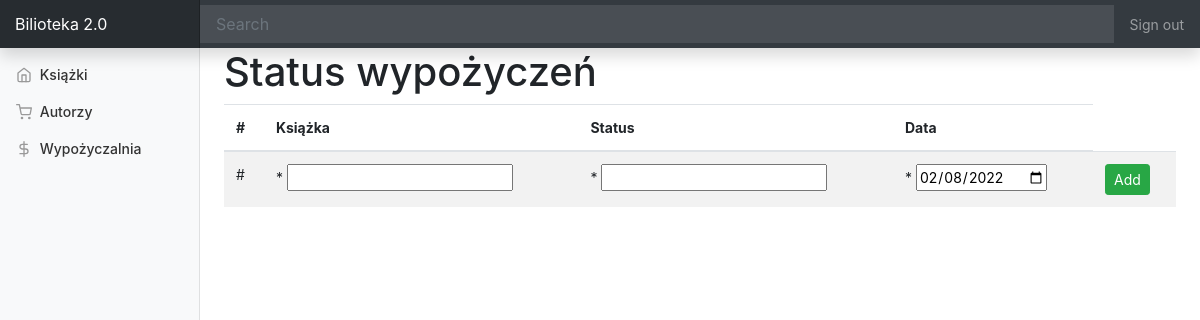
Page /borrow on the earlier database version.
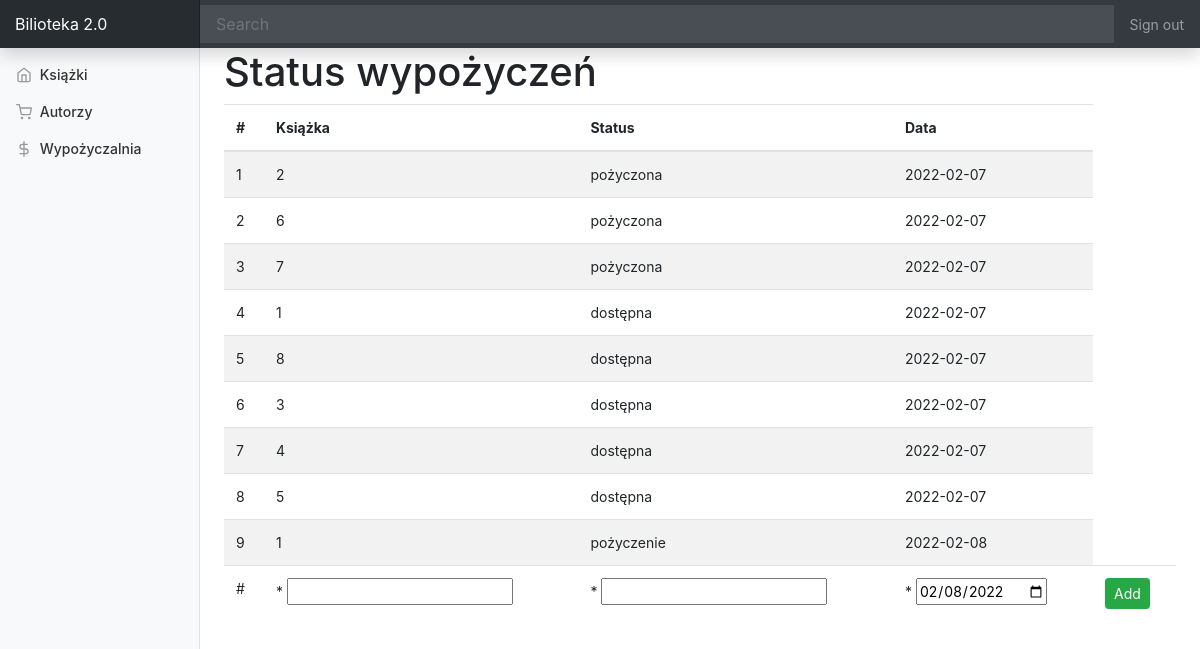
Same page on the later database version.
### app/models_sqlalchemy.py (models this page shows, shortened)
class Borrow(db.Model):
    id = db.Column(db.Integer, primary_key=True)
    book_id = db.Column(db.Integer, db.ForeignKey("book.id"))
    status = db.Column(db.String(50), index=True, default="pożyczona")
    date = db.Column(db.Date, default=datetime.utcnow)

### app/routes.py (the view)
@app.route("/<table_name>", methods=["GET", "POST"])
def table(table_name):
    results = models_sqlite.table.get_table(table_name)
    if table_name == "book":
        form = forms.BookForm()
    elif table_name == "author":
        form = forms.AuthorForm()
    elif table_name == "borrow":
        form = forms.BorrowForm()
    if request.method == "POST":
        if form.validate_on_submit():
            models_sqlite.table.add(table_name,form.data)
    return render_template(f"{table_name}s.html", results=results, form=form)

### app/forms.py
class BorrowForm(FlaskForm):
    book_id = IntegerField("book_id", validators=[DataRequired()])
    status = StringField("series", validators=[DataRequired()])
    date = DateField("date", validators=[DataRequired()], default=datetime.utcnow)

### app/models_sqlite.py (called while the page is built)
    def get_table(self,table_name):
        self.table_name = table_name
        self.conn = engine.connect()
        table = Table(self.table_name, metadata, autoload=True, autoload_with=engine)
        with self.conn as conn:
            result = conn.execute(table.select()).fetchall()
        return result

### app/templates/borrows.html (shortened to what this page needs)
{% extends "base.html" %}
{% block content %}
<h1>Status wypożyczeń</h1>
<table class="table table-striped">
    <thead>
      <tr>
        <th scope="col">#</th>
        <th scope="col">Książka</th>
        <th scope="col">Status</th>
        <th scope="col">Data</th>
      </tr>
    </thead>
    <tbody>
    {% for result in results %}
      <tr>
        <td>{{ result[0] }}</td>
        <td>{{ result[1] }}</td>
        <td>{{ result[2] }}</td>
        <td>{{ result[3] }}</td>
      </tr>
    {% endfor %}
    <form method="POST" action="/borrow">
      <tr>
        <td>#</th>
        <td>* {{ form.book_id }}</td>
        <td>* {{ form.status }}</td>
        <td>* {{ form.date }}</td>
        <td><button type="submit" class="btn btn-success btn-sm">Add</button></td>
      </tr>
    </form>
    </tbody>
</table>
{% endblock %}

### app/templates/base.html (shortened to what this page needs)
<!doctype html>
<html lang="en">
  <head>
<link rel="stylesheet" href="https://stackpath.bootstrapcdn.com/bootstrap/4.4.1/css/bootstrap.min.css">
    <link rel="stylesheet" href="/static/dashboard.css">
  </head>
  <body>
    <nav class="navbar navbar-dark fixed-top bg-dark flex-md-nowrap p-0 shadow">
  <a class="navbar-brand col-sm-3 col-md-2 mr-0" href="/">Bilioteka 2.0</a>
  <input class="form-control form-control-dark w-100" type="text" placeholder="Search" aria-label="Search">
  <ul class="navbar-nav px-3">
    <li class="nav-item text-nowrap">
      <a class="nav-link" href="#">Sign out</a>
    </li>
  </ul>
</nav>
<div class="container-fluid">
  <div class="row">
    <nav class="col-md-2 d-none d-md-block bg-light sidebar">
      <div class="sidebar-sticky">
        <ul class="nav flex-column">
          <li class="nav-item">
            <a class="nav-link" href="/book">
              <span data-feather="home"></span>
              Książki
            </a>
          </li>
          <li class="nav-item">
            <a class="nav-link" href="/author">
              <span data-feather="shopping-cart"></span>
              Autorzy
            </a>
          </li>
          <li class="nav-item">
            <a class="nav-link" href="/borrow">
              <span data-feather="dollar-sign"></span>
              Wypożyczalnia
            </a>
          </li>
        </ul>
      </div>
    </nav>
    <main role="main" class="col-md-9 ml-sm-auto col-lg-10 px-4">
      {% block content %}
      {% endblock content %}
    </main>
  </div>
</div>
</html>

### app/static/dashboard.css (style rules this page uses)
body { font-size: .875rem; }
.feather { width: 16px; height: 16px; vertical-align: text-bottom; }
.sidebar { position: fixed; top: 0; bottom: 0; left: 0; z-index: 100; padding: 48px 0 0; box-shadow: inset -1px 0 0 rgba(0, 0, 0, .1); }
.sidebar-sticky { position: relative; top: 0; height: calc(100vh - 48px); padding-top: .5rem; overflow-x: hidden; overflow-y: auto; }
.sidebar .nav-link { font-weight: 500; color: #333; }
.sidebar .nav-link .feather { margin-right: 4px; color: #999; }
[role="main"] { padding-top: 133px; }
@media (min-width: 768px) { [role="main"] { padding-top: 48px; } }
.navbar-brand { padding-top: .75rem; padding-bottom: .75rem; font-size: 1rem; background-color: rgba(0, 0, 0, .25); box-shadow: inset -1px 0 0 rgba(0, 0, 0, .25); }
.navbar .form-control { padding: .75rem 1rem; border-width: 0; border-radius: 0; }
.form-control-dark { color: #fff; background-color: rgba(255, 255, 255, .1); border-color: rgba(255, 255, 255, .1); }

Differences in the rows shown:
added Borrow: id "1", book "2", status "pożyczona", date "2022-02-07"
added Borrow: id "2", book "6", status "pożyczona", date "2022-02-07"
added Borrow: id "3", book "7", status "pożyczona", date "2022-02-07"
added Borrow: id "4", book "1", status "dostępna", date "2022-02-07"
added Borrow: id "5", book "8", status "dostępna", date "2022-02-07"
added Borrow: id "6", book "3", status "dostępna", date "2022-02-07"
added Borrow: id "7", book "4", status "dostępna", date "2022-02-07"
added Borrow: id "8", book "5", status "dostępna", date "2022-02-07"
added Borrow: id "9", book "1", status "pożyczenie", date "2022-02-08"
